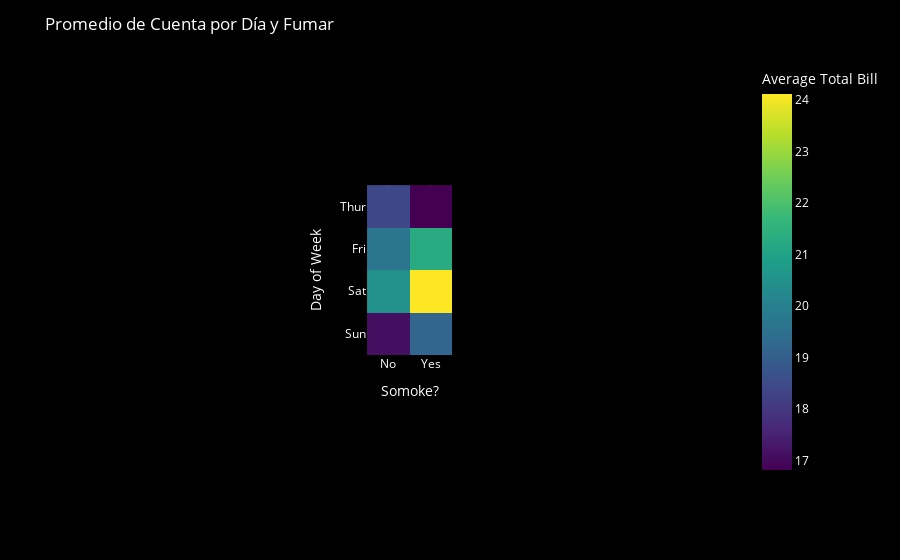

Notebook code for this chart:
### Markdown cell above
# ¿Cree que los importes de las facturas cambian considerablemente según se fume?

### Code cell
# Group by day and time, calculate average total_bill
heatmap_data = df.groupby(['day', 'smoker'])['total_bill'].mean().reset_index()

# Pivot the data to prepare for heatmap
heatmap_data_pivot = heatmap_data.pivot(index='day', columns='smoker', values='total_bill')

# Create a heatmap using Plotly
fig = px.imshow(
    heatmap_data_pivot,
    labels=dict(x="Somoke?", y="Day of Week", color="Average Total Bill"),
    x=['No', 'Yes'],
    y=['Thur', 'Fri', 'Sat', 'Sun'],  # Order of days as you prefer
    color_continuous_scale='Viridis'  # Choose a colorscale
)

# Customize layout
fig.update_layout(
    title='Promedio de Cuenta por Día y Fumar',
    plot_bgcolor='black',  # Set background color
    paper_bgcolor='black',  # Set background color
    font_color='white'  # Set font color
)

# Show plot
fig.show()

### Figure 1 — Plotly figure (JSON) as saved in the notebook; plotly's stock layout.template omitted (floating-point values rounded to 4 significant figures)
{"data": [{"coloraxis": "coloraxis", "hovertemplate": "Somoke?: %{x}<br>Day of Week: %{y}<br>Average Total Bill: %{z}<extra></extra>", "name": "0", "type": "heatmap", "x": ["No", "Yes"], "xaxis": "x", "y": ["Thur", "Fri", "Sat", "Sun"], "yaxis": "y", "z": [[18.42, 16.81], [19.66, 21.28], [20.51, 24.12], [17.11, 19.19]]}], "layout": {"autosize": true, "coloraxis": {"colorbar": {"title": {"text": "Average Total Bill"}}, "colorscale": [[0, "#440154"], [0.1111, "#482878"], [0.2222, "#3e4989"], [0.3333, "#31688e"], [0.4444, "#26828e"], [0.5556, "#1f9e89"], [0.6667, "#35b779"], [0.7778, "#6ece58"], [0.8889, "#b5de2b"], [1, "#fde725"]]}, "font": {"color": "white"}, "margin": {"t": 60}, "paper_bgcolor": "black", "plot_bgcolor": "black", "title": {"text": "Promedio de Cuenta por Día y Fumar"}, "xaxis": {"anchor": "y", "autorange": true, "constrain": "domain", "domain": [0.4356, 0.5644], "range": [-0.5, 1.5], "scaleanchor": "y", "title": {"text": "Somoke?"}, "type": "category"}, "yaxis": {"anchor": "x", "autorange": true, "constrain": "domain", "domain": [0, 1], "range": [3.5, -0.5], "title": {"text": "Day of Week"}, "type": "category"}}}
